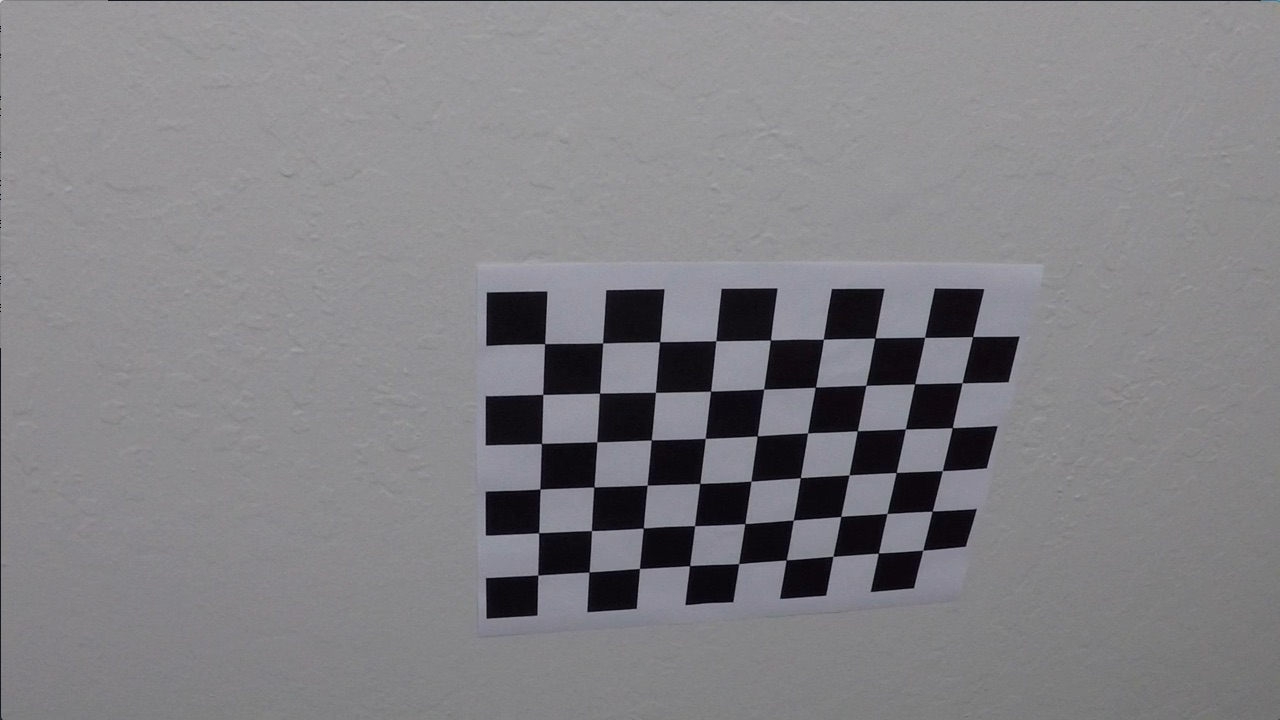
#> input picture Kim_Quynh/TestV1_do/camera_cal/calibration10.jpg, 1280 x 720 px, given as the content of the folder test_images/real_img, which was not available
$ python test.py
#> lines starting #> are read from the running program, lines starting #| are printed output that depends on the picture; after the words box and inside, x2 and y2 are one past the last pixel; in counts of white or black regions, pixels touching at a corner belong together; pictures that were not available may be replaced by others from this repository, and a replacement may not be noted
import sys
import matplotlib.pyplot as plt
import matplotlib.image as mpimg
import numpy as np
import cv2
import collections
import math
import os
# from moviepy.editor import VideoFileClip

def grayscale(img):
    return cv2.cvtColor(img, cv2.COLOR_RGB2GRAY)

def canny(img, low_threshold, high_threshold):
    """Applies the Canny transform"""
    return cv2.Canny(img, low_threshold, high_threshold)

def gaussian_blur(img, kernel_size):
    """Applies a Gaussian Noise kernel"""
    return cv2.GaussianBlur(img, (kernel_size, kernel_size), 0)

def region_of_interest(img, vertices):
    #defining a blank mask to start with
    mask = np.zeros_like(img)

    #defining a 3 channel or 1 channel color to fill the mask with depending on the input image
    if len(img.shape) > 2:
        channel_count = img.shape[2]  # i.e. 3 or 4 depending on your image
        ignore_mask_color = (255,) * channel_count
    else:
        ignore_mask_color = 255

    #filling pixels inside the polygon defined by "vertices" with the fill color
    cv2.fillPoly(mask, vertices, ignore_mask_color)

    #returning the image only where mask pixels are nonzero
    masked_image = cv2.bitwise_and(img, mask)
    return masked_image

frame_capture = collections.deque([], 1)

def draw_lines(img, lines, color = [0, 255, 0], thickness = 5):

    # mức độ cho phép đối với slope
    difference = 0.01
    maximumSlope = 0.5

    # defaults for left lane
    left_slope = 0
    left_points = []
    left_set = 1

    # defaults for right lane
    right_slope = 0
    right_points = []
    right_set = 1

    """
    Identify negative and postive slopes and classify them as left and right lanes
    """
    for line in lines:
        for x1,y1,x2,y2 in line:
            slope = (y2 - y1)/(x2 - x1)
            #slope is negative for left lane, positive for right lane because (0,0) starts at top-left corner of image
            #but that can be avoided by using absolute value
            if slope < 0:
                # cv2.line(img, (x1, y1), (x2, y2), (0, 0, 255), 2)
                # print(image_path)
                left_slope = left_slope + (slope - left_slope) / left_set
                if (np.absolute(left_slope - slope) <= difference):
                    left_points.append((x1, y1))
                    left_points.append((x2, y2))
                    # cv2.line(img, (x1, y1), (x2, y2), (0, 0, 255), 5)
                if(len(left_points) == 0):
                    if (np.absolute(left_slope - slope) > difference and np.absolute(left_slope - slope) < 0.2):
                        left_points.append((x1, y1))
                        left_points.append((x2, y2))
                        # cv2.line(img, (x1, y1), (x2, y2), (0, 0, 255), 5)
                left_set = left_set + 1
                # print(np.absolute(left_slope - slope))
            else:
                # cv2.line(img, (x1, y1), (x2, y2), (0, 255, 0), 2)
                right_slope = right_slope + (slope - right_slope) / right_set
                if np.absolute(right_slope - slope) <= difference:
                    right_points.append((x1, y1))
                    right_points.append((x2, y2))
                    # cv2.line(img, (x1, y1), (x2, y2), (0, 255, 0), 5)
                right_set = right_set + 1

    right_intercept = 0  # Add default values here
    left_intercept = 0   # Add default values here

    if len(right_points) > 0 and len(left_points) > 0:
        # for left lane
        [xx, yy, x, y] = cv2.fitLine(np.array(left_points, dtype=np.int32), cv2.DIST_L2, 0, 0.01, 0.01)
        left_slope = yy / xx
        left_intercept = y - (left_slope * x)

        # for right lane
        [xx, yy, x, y] = cv2.fitLine(np.array(right_points, dtype=np.int32), cv2.DIST_L2, 0, 0.01, 0.01)
        right_slope = yy / xx
        right_intercept = y - (right_slope * x)

        frame_capture.append((right_intercept, right_slope, left_intercept, left_slope))

    if len(frame_capture) > 0:
        average = np.sum(frame_capture, -3) / len(frame_capture)
        right_intercept = average[0]
        right_slope = average[1]
        left_intercept = average[2]
        left_slope = average[3]

    y_right_bottom_corner = img.shape[0]
    y_left_top_corner = int(y_right_bottom_corner / 1.65)

    left_lane_x1 = (y_right_bottom_corner - left_intercept) / left_slope
    left_lane_x2 = (y_left_top_corner - left_intercept) / left_slope

    right_lane_x1 = (y_right_bottom_corner - right_intercept) / right_slope
    right_lane_x2 = (y_left_top_corner - right_intercept) / right_slope

    right_lane_x1 = int(np.squeeze(right_lane_x1))
    left_lane_x1 = int(np.squeeze(left_lane_x1))
    left_lane_x2 = int(np.squeeze(left_lane_x2))
    right_lane_x2 = int(np.squeeze(right_lane_x2))

    cv2.line(img, (left_lane_x1, y_right_bottom_corner), (left_lane_x2, y_left_top_corner), (0,0,255), thickness)
    cv2.line(img, (right_lane_x1, y_right_bottom_corner), (right_lane_x2, y_left_top_corner), (0,255,0), thickness)


def hough_lines(img, rho, theta, threshold, min_line_len, max_line_gap):
    """
    `img` should be the output of a Canny transform.

    Returns an image with hough lines drawn.
    """
    lines = cv2.HoughLinesP(img, rho, theta, threshold, np.array([]), minLineLength=min_line_len, maxLineGap=max_line_gap)
    line_img = np.zeros((img.shape[0], img.shape[1], 3), dtype=np.uint8)
    # draw_lines(line_img, lines)
    draw_lines(line_img, lines)
    return line_img

def weighted_img(img, initial_img, α, β, γ):
    return cv2.addWeighted(initial_img, α, img, β, γ)

def main_execution(image):
    # Step 1: Convert colorscaled image to grayscaled image using the grayscale(img) function
    gray_img = grayscale(image)

    # Step 2 : Define the kernel size for filter and apply Gaussian smoothing filter over the image
    kernel_size = 7
    blurred_gray = cv2.GaussianBlur(gray_img,(kernel_size, kernel_size),0)

    # Step 3 : Use Canny edge detection algorithm after defining the thresholds
    low_threshold = 50
    high_threshold = 150
    edges_image = cv2.Canny(blurred_gray, low_threshold, high_threshold)

    # Step 4 : Create a 4-sided polygon for the mask
    # with real lane
    poly_vertices = np.array([[(110,360),(250, 280), (380, 280), (500,360)]], dtype=np.int32)
    # with gazebo
    # poly_vertices = np.array([[(210,360),(300, 180), (350, 1800), (500,360)]], dtype=np.int32)
    masked_edges = region_of_interest (edges_image, poly_vertices)


    # Step 5 : Define the Hough transform parameters
    rho = 1 # distance resolution in pixels of the Hough grid
    theta = np.pi/180 # angular resolution in radians of the Hough grid
    threshold = 5  # minimum number of votes (intersections in Hough grid cell) 5
    min_line_length = 20 #minimum number of pixels making up a line 60
    max_line_gap = 20   # maximum gap in pixels between connectable line segments

    # # Step 6 : Run Hough transform on edge detected image
    hough_image = hough_lines(masked_edges, rho, theta, threshold,min_line_length, max_line_gap)
    final_image = weighted_img(hough_image, image, α=0.8, β=0.5, γ=0.)

    output_path = os.path.join(output_folder, f"detectd_{image_file}")
    cv2.imwrite(output_path, final_image)
    return final_image

def process_image(image):
    # NOTE: The output you return should be a color image (3 channel) for processing video below
    # TODO: put your pipeline here,
    # you should return the final output (image where lines are drawn on lanes)
    result = main_execution(image)
    return result

if __name__ == "__main__":
    input_folder = "test_images/real_img"

    # houghline para
    output_folder = "output/real_lane"

    if not os.path.exists(output_folder):
        os.makedirs(output_folder)

    # Lấy danh sách các tệp trong thư mục đầu vào
    image_files = [f for f in os.listdir(input_folder) if f.endswith('.jpg')]

    for image_file in image_files:
        # Đọc ảnh từ tệp
        image_path = os.path.join(input_folder, image_file)
        img = cv2.imread(image_path)
#> img is the input picture: shape (720, 1280, 3); mean B, G, R 133.1, 129.4, 130.2
        process_image(img)
#> in main_execution, `edges_image = cv2.Canny(blurred_gray, low_threshold, high_threshold)`:
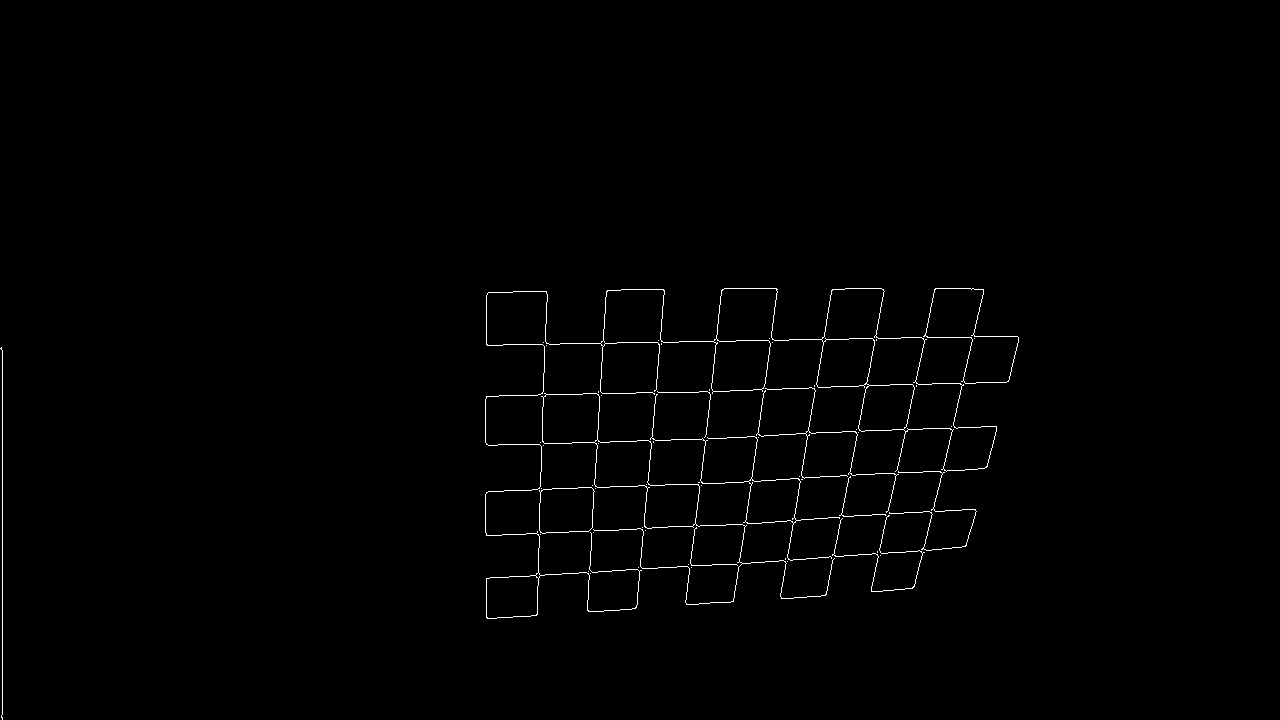
#> edges_image: shape (720, 1280); 0.76% white in thin lines or dots, all inside (x1, y1, x2, y2) = (0, 288, 1019, 720)
#> in region_of_interest, `cv2.fillPoly(mask, vertices, ignore_mask_color)`:
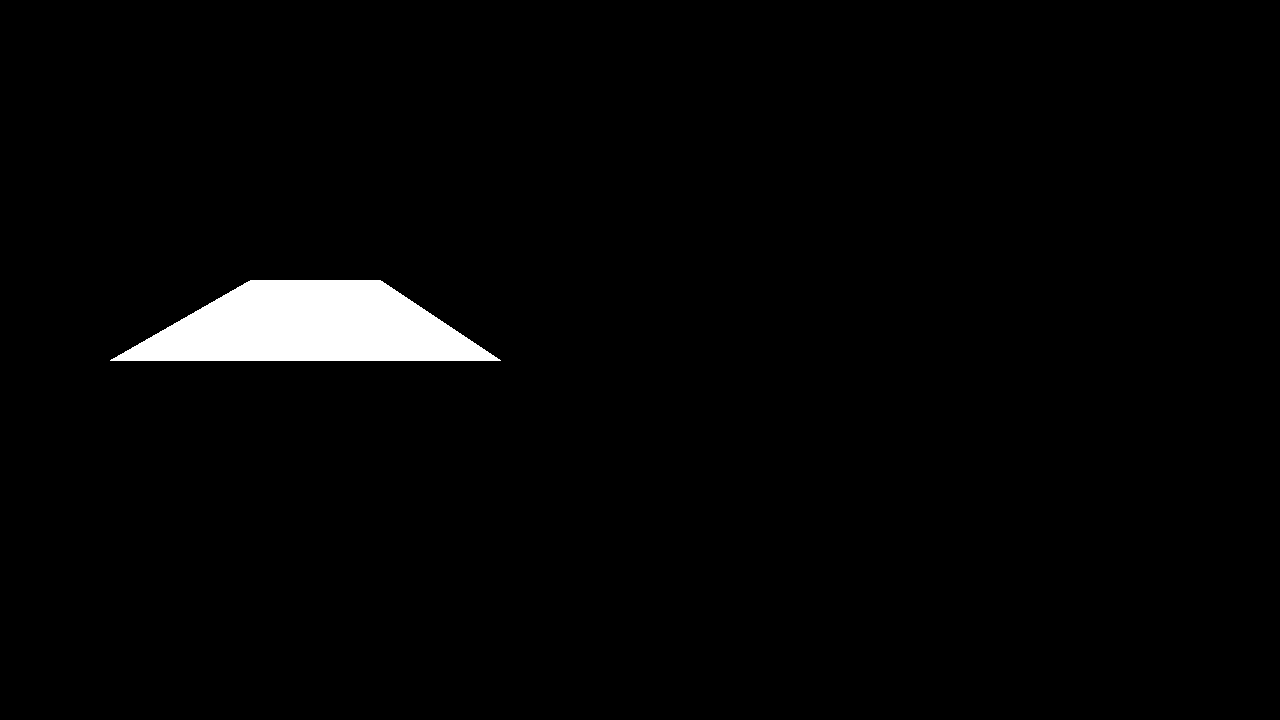
#> mask: shape (720, 1280); 2.3% white; 1 white region, box (x1, y1, x2, y2) and area: (110, 280, 501, 361) 21191
#> in hough_lines, `lines = cv2.HoughLinesP(img, rho, theta, threshold, np.array([]), minL..`: lines = None
#> (the run stopped early here; a loop or call above may not have finished)

$ run again, on Kim_Quynh/TestV1_do/camera_cal/calibration11.jpg
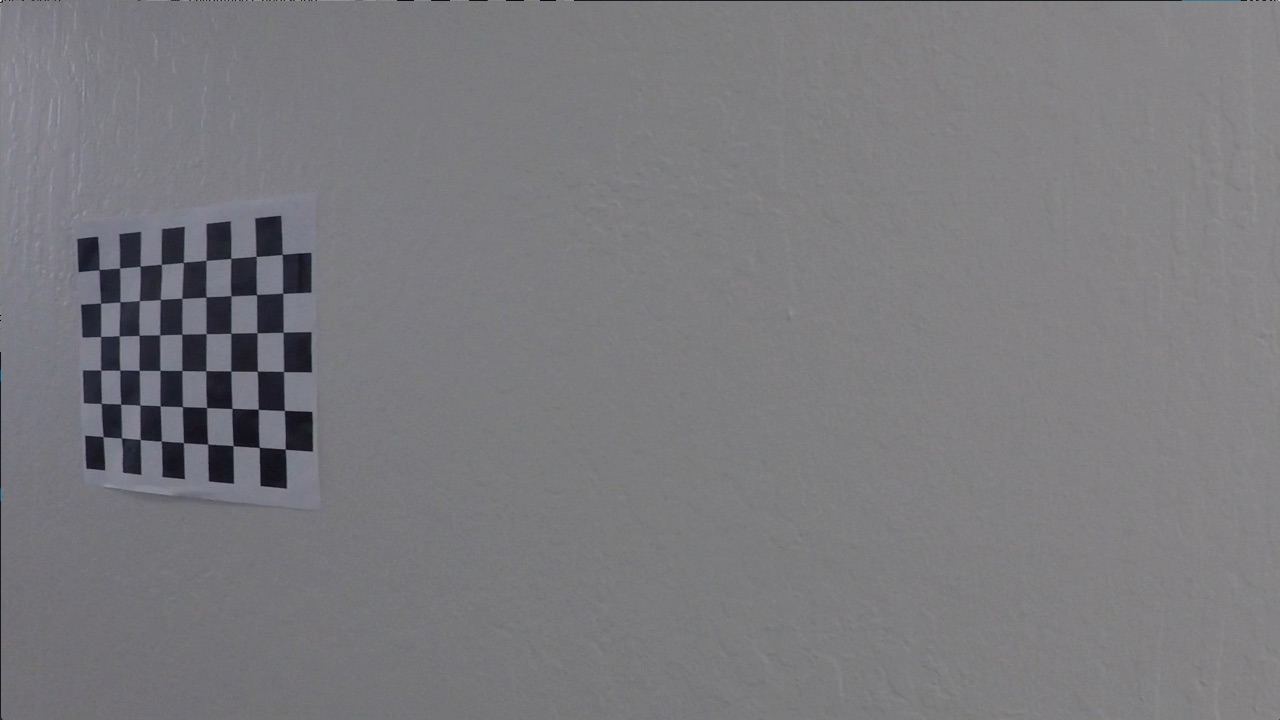
#> input picture Kim_Quynh/TestV1_do/camera_cal/calibration11.jpg, 1280 x 720 px, given as the content of the folder test_images/real_img, which was not available
#> img is the input picture: shape (720, 1280, 3); mean B, G, R 125.2, 121.7, 122.2
#> in main_execution, `edges_image = cv2.Canny(blurred_gray, low_threshold, high_threshold)`:
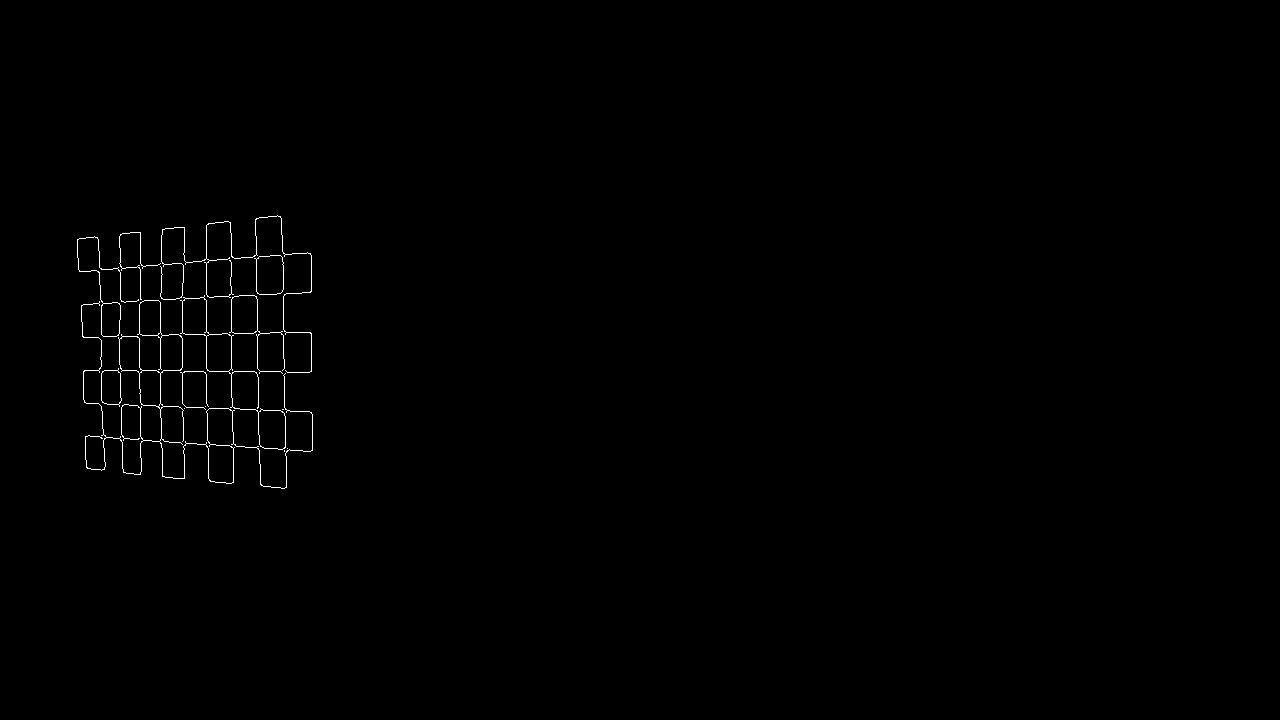
#> edges_image: shape (720, 1280); 0.44% white in thin lines or dots, all inside (x1, y1, x2, y2) = (77, 215, 313, 489)
#> mask: shape (720, 1280); 2.3% white; 1 white region, box (x1, y1, x2, y2) and area: (110, 280, 501, 361) 21191
#> masked_image: shape (720, 1280); 0.07% white in thin lines or dots, all inside (x1, y1, x2, y2) = (119, 280, 312, 361)
#> lines = 19 rows, first 6: [229, 297, 311, 291], [206, 360, 206, 305], [231, 360, 231, 291], [158, 337, 181, 336], [158, 336, 280, 332], [283, 358, 284, 330]
#> the loop in draw_lines, `for line in lines:` made 19 passes
#> after the loop in draw_lines, `for line in lines:`: left_points = [(229, 297), (311, 291)]; left_set = 17; left_slope = nan; right_points = [(256, 287), (284, 295)]; right_set = 4; right_slope = 2.29
#> in draw_lines, `[xx, yy, x, y] = cv2.fitLine(np.array(left_points, dtype=np.int32), cv..`: xx = [0.997]; yy = [-0.073]; x = [270]; y = [294]
#> in draw_lines, `left_slope = yy / xx`: left_slope = [-0.0732]
#> left_intercept = [313.8]
#> in draw_lines, `[xx, yy, x, y] = cv2.fitLine(np.array(right_points, dtype=np.int32), c..`: xx = [0.962]; yy = [0.275]; y = [291]
#> in draw_lines, `right_slope = yy / xx`: right_slope = [0.286]
#> right_intercept = [213.9]
#> in weighted_img, `return cv2.addWeighted(initial_img, α, img, β, γ)`:
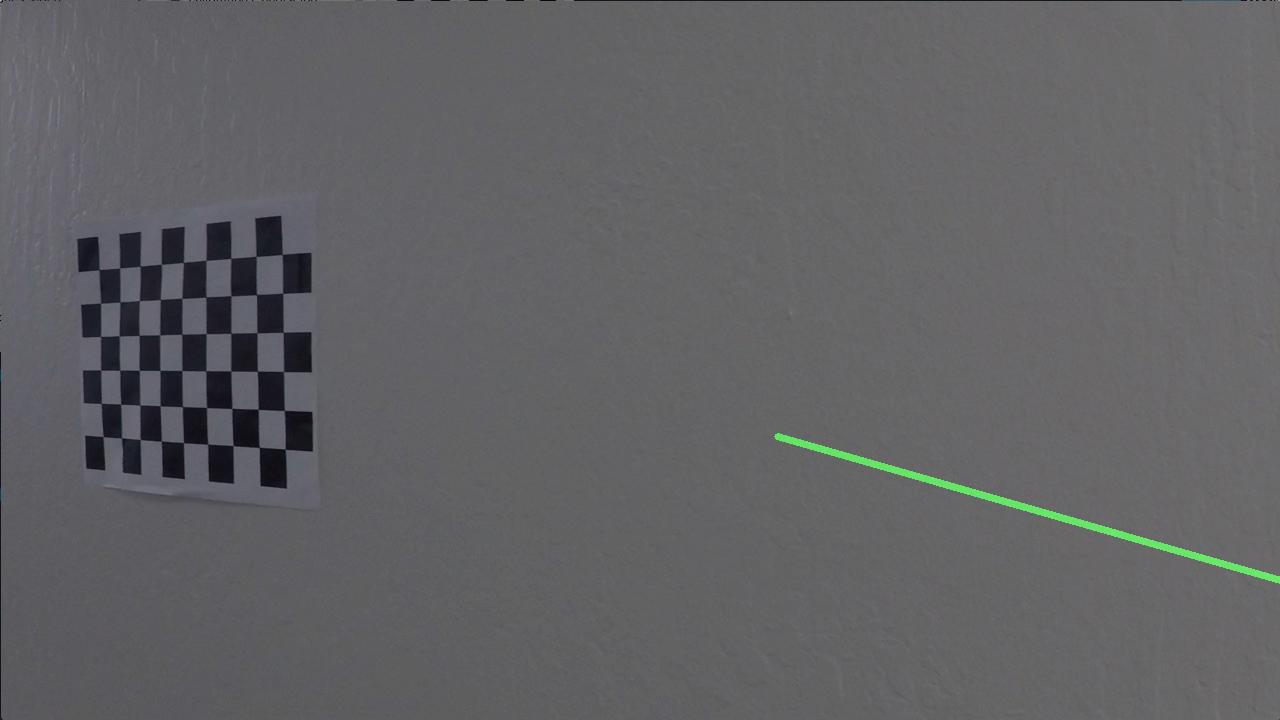
#> returned value: shape (720, 1280, 3); mean of channels 0, 1, 2 100.2, 97.9, 97.8; drawn as B, G, R
